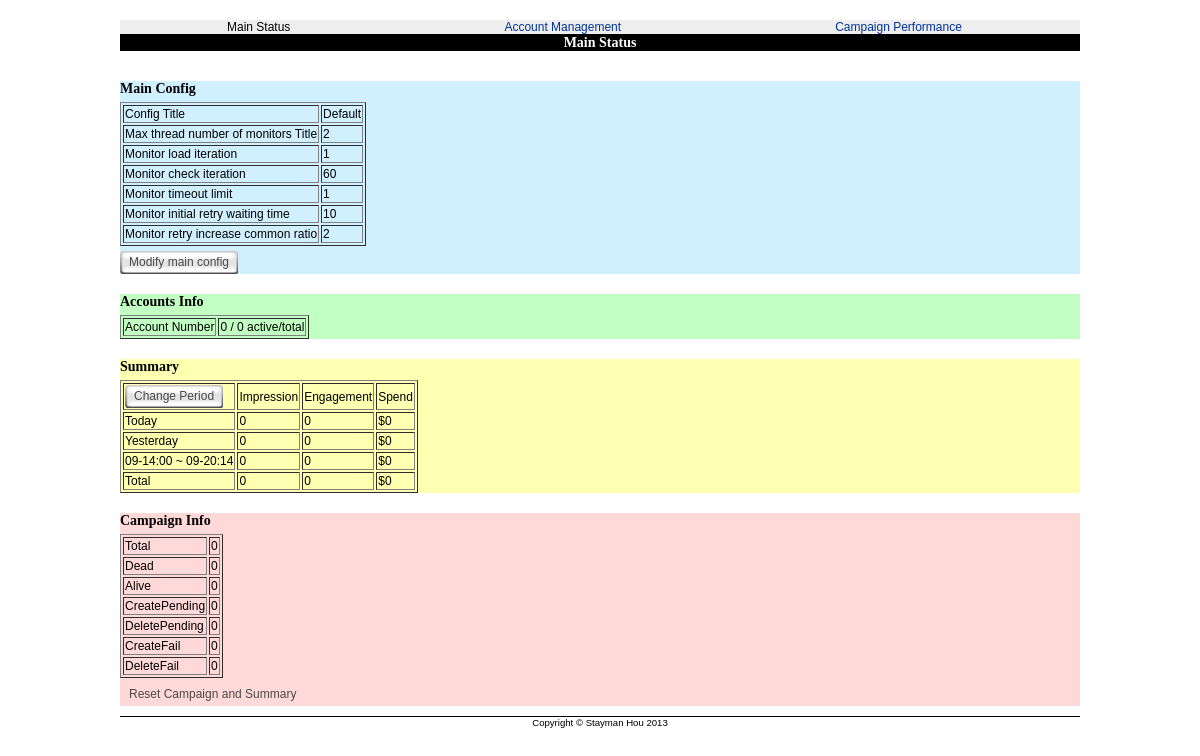
Screenshot of /TwitterAdPhpAdmin/public_files/mainstatus.php with the database file from the repository.
### tables this page shows
CREATE TABLE MAINCONF (
	PK INT NOT NULL AUTO_INCREMENT PRIMARY KEY,
        CONF_TITLE VARCHAR(20) NOT NULL,
        MAX_MONITOR_THREAD INT(3) NOT NULL,
        MON_LOAD_ITERATION INT(3) NOT NULL,
        MON_CHECK_ITERATION INT(4) NOT NULL,
        MON_TIMEOUT_LIMIT INT(2) NOT NULL,
        MON_INIT_RETRY_WAITING_TIME INT(3) NOT NULL,
        MON_INIT_RETRY_COMMON_RATIO INT(2) NOT NULL
);

### TwitterAdPhpAdmin/public_files/mainstatus.php (called while the page is built, shortened)
<?php
include '../model/MainConf.php';
include '../model/Account.php';
include '../model/Summary.php';
$GLOBALS['TEMPLATE']['Content']['MainConf'] = MainConf::get();
$GLOBALS['TEMPLATE']['Content']['ActAccNum'] = Account::getactivenum();
include '../view/template-page.php';
?>

### TwitterAdPhpAdmin/model/MainConf.php (called while the page is built, shortened)
<?php
class MainConf
{
    private $PK;
    private $fields;
    public function __construct()
    {
        $this->PK = null;
        $this->fields = array('CONF_TITLE' => '',
                              'MAX_MONITOR_THREAD' => 0,
                              'MON_LOAD_ITERATION' => 0,
                              'MON_CHECK_ITERATION' => 0,
                              'MON_TIMEOUT_LIMIT' => 0,
                              'MON_INIT_RETRY_WAITING_TIME' => 0,
                              'MON_INIT_RETRY_COMMON_RATIO' => 0);
    }
    public function __get($field)
    {
        if ($field == 'PK')
        {
            return $this->PK;
        }
        else
        {
            return $this->fields[$field];
        }
    }
    public function __set($field, $value)
    {
        if (array_key_exists($field, $this->fields))
        {
            $this->fields[$field] = $value;
        }
    }
    public static function get()
    {
        $mc = new MainConf();
        $query = 'SELECT `CONF_TITLE`, `MAX_MONITOR_THREAD`, `MON_LOAD_ITERATION`, `MON_CHECK_ITERATION`, `MON_TIMEOUT_LIMIT`, `MON_INIT_RETRY_WAITING_TIME`, `MON_INIT_RETRY_COMMON_RATIO` FROM `MAINCONF` WHERE `PK`=1';
        $result = mysql_query($query, $GLOBALS['DB']);
        if (mysql_num_rows($result))
        {
            $row = mysql_fetch_assoc($result);
            $mc->CONF_TITLE = $row['CONF_TITLE'];
            $mc->MAX_MONITOR_THREAD = $row['MAX_MONITOR_THREAD'];
            $mc->MON_LOAD_ITERATION = $row['MON_LOAD_ITERATION'];
            $mc->MON_CHECK_ITERATION = $row['MON_CHECK_ITERATION'];
            $mc->MON_TIMEOUT_LIMIT = $row['MON_TIMEOUT_LIMIT'];
            $mc->MON_INIT_RETRY_WAITING_TIME = $row['MON_INIT_RETRY_WAITING_TIME'];
            $mc->MON_INIT_RETRY_COMMON_RATIO = $row['MON_INIT_RETRY_COMMON_RATIO'];
            $mc->PK = 1;
        }
        return $mc;
    }
}
?>

### TwitterAdPhpAdmin/model/Account.php (called while the page is built, shortened)
<?php
class Account
{
    public static function getactivenum()
    {
        $num = 0;
        $query = "SELECT COUNT(*) AS COUNT FROM `Accounts` WHERE `ACTIVE` = TRUE AND `DELETED` = FALSE";
        $result = mysql_query($query, $GLOBALS['DB']);
        if (mysql_num_rows($result))
        {
            $row = mysql_fetch_assoc($result);
            $num = $row['COUNT'];
        }
        return $num;
    }
}
?>

### TwitterAdPhpAdmin/model/Summary.php (called while the page is built, shortened)
<?php
class Summary
{
    private $fields;
    public function __construct()
    {
        $this->fields = array('FI_ID' => null,
                              'start' => null,
                              'end' => null,
                              'imp' => 0,
                              'eng' => 0,
                              'spd' => 0);
    }
    public function __get($field)
    {
        return $this->fields[$field];
    }
    public function __set($field, $value)
    {
        if (array_key_exists($field, $this->fields))
        {
            $this->fields[$field] = $value;
        }
    }
    public static function gettotal($start=null,$end=null,$fi_id=null)
    {
        $sm = new Summary();
        if ($fi_id==null) {
            $imp_end = 0;
            $eng_end = 0;
            $spd_end = 0;
            if ($start==null) {
                $imp_start = 0;
                $eng_start = 0;
                $spd_start = 0;
            } else {
                $imp_start = 0;
                $eng_start = 0;
                $spd_start = 0;
            }
        }
        $sm->FI_ID = $fi_id;
        $sm->start = $start;
        $sm->end = $end;
        $sm->imp = $imp_end - $imp_start;
        $sm->eng = $eng_end - $eng_start;
        $sm->spd = $spd_end - $spd_start;
        return $sm;
    }
}
?>

### TwitterAdPhpAdmin/view/template-msts.php (the view)
<div id="MS_MainConf">
 <h2>Main Config</h2>
 <table border=1>
  <tr>
   <td title="The title of the configuration. There's no meaning so far.">Config Title</td>
   <td><?php echo $GLOBALS['TEMPLATE']['Content']['MainConf']->CONF_TITLE;?></td>
  </tr>
  <tr>
   <td title="If you set a larger value, the program will be more fast, but it will also comsume more system resources. Vice versa.">Max thread number of monitors Title</td>
   <td><?php echo $GLOBALS['TEMPLATE']['Content']['MainConf']->MAX_MONITOR_THREAD;?></td>
  </tr>
  <tr>
   <td title="The minimum iteration between each request to the Twitter server.">Monitor load iteration</td>
   <td><?php echo $GLOBALS['TEMPLATE']['Content']['MainConf']->MON_LOAD_ITERATION;?></td>
  </tr>
  <tr>
   <td>Monitor check iteration</td>
   <td><?php echo $GLOBALS['TEMPLATE']['Content']['MainConf']->MON_CHECK_ITERATION;?></td>
  </tr>
  <tr>
   <td>Monitor timeout limit</td>
   <td><?php echo $GLOBALS['TEMPLATE']['Content']['MainConf']->MON_TIMEOUT_LIMIT;?></td>
  </tr>
  <tr>
   <td>Monitor initial retry waiting time</td>
   <td><?php echo $GLOBALS['TEMPLATE']['Content']['MainConf']->MON_INIT_RETRY_WAITING_TIME;?></td>
  </tr>
  <tr>
   <td>Monitor retry increase common ratio</td>
   <td><?php echo $GLOBALS['TEMPLATE']['Content']['MainConf']->MON_INIT_RETRY_COMMON_RATIO;?></td>
  </tr>
 </table>
 <div class="abuttonwrapper"><a class="abutton" href="MainConf.php?method=get"><span>Modify main config</span></a></div>
</div>
<div id="MS_AccInfo">
 <h2>Accounts Info</h2>
 <table border=1>
  <tr>
   <td>Account Number</td>
   <td><?php echo $GLOBALS['TEMPLATE']['Content']['ActAccNum'] . ' / ' . $GLOBALS['TEMPLATE']['Content']['TotAccNum'] . ' active/total'?></td>
  </tr>
 </table>
</div>
<div id="MS_Sum">
 <h2>Summary</h2>
 <table border=1>
  <tr>
   <td><div class="abuttonwrapper"><a class="abutton" href="#"><span>Change Period</span></a></div></td>
   <td>Impression</td><td>Engagement</td><td>Spend</td>
  </tr>
  <tr>
   <td>Today</td>
   <td><?php echo $GLOBALS['TEMPLATE']['Content']['SumToday']->imp;?></td>
   <td><?php echo $GLOBALS['TEMPLATE']['Content']['SumToday']->eng;?></td>
   <td>$<?php echo $GLOBALS['TEMPLATE']['Content']['SumToday']->spd;?></td>
  </tr>
  <tr>
   <td>Yesterday</td>
   <td><?php echo $GLOBALS['TEMPLATE']['Content']['SumYester']->imp;?></td>
   <td><?php echo $GLOBALS['TEMPLATE']['Content']['SumYester']->eng;?></td>
   <td>$<?php echo $GLOBALS['TEMPLATE']['Content']['SumYester']->spd;?></td>
  </tr>
  <tr>
   <td><?php echo $GLOBALS['TEMPLATE']['Content']['SumPeriodStart'] . ' ~ ' . $GLOBALS['TEMPLATE']['Content']['SumPeriodEnd'];?></td>
   <td><?php echo $GLOBALS['TEMPLATE']['Content']['SumPeriod']->imp;?></td>
   <td><?php echo $GLOBALS['TEMPLATE']['Content']['SumPeriod']->eng;?></td>
   <td>$<?php echo $GLOBALS['TEMPLATE']['Content']['SumPeriod']->spd;?></td>
  </tr>
  <tr>
   <td>Total</td>
   <td><?php echo $GLOBALS['TEMPLATE']['Content']['SumTotal']->imp;?></td>
   <td><?php echo $GLOBALS['TEMPLATE']['Content']['SumTotal']->eng;?></td>
   <td>$<?php echo $GLOBALS['TEMPLATE']['Content']['SumTotal']->spd;?></td>
  </tr>
 </table>
</div>
<div id="MS_Cmp">
 <h2>Campaign Info</h2>
 <table border=1>
  <tr>
   <td>Total</td>
   <td><?php echo $GLOBALS['TEMPLATE']['Content']['CampaignsTotal'];?></td>
  </tr>
<?php
foreach ($GLOBALS['TEMPLATE']['Content']['Campaigns'] as $key => $value) {
    echo '<tr><td>' . $key . '</td><td>' . $value . '</td></tr>';
}
?>
 </table>
 <div class="abuttonwrapper"><a class="abutton" href="Reset.php?method=normal" style="background: transparent url('media/square-orange-left.gif') no-repeat top left" onclick="return myconfirm('Are you sure you want to reset the campaign database and the summary database?\nThe data to be deleted will be backuped into the mysql folder.');"><span style="background: transparent url('media/square-orange-right.gif') no-repeat top right">Reset Campaign and Summary</span></a></div>
</div>

### TwitterAdPhpAdmin/view/template-page.php (shortened to what this page needs)
<!DOCTYPE html PUBLIC "-//W3C//DTD XHTML 1.0 Strict//EN"
 "http://www.w3.org/TR/xhtml1/DTD/xhtml1-strict.dtd">
<html xmlns="http://www.w3.org/1999/xhtml" xml:lang="en" lang="en">
 <head>
  <link rel="stylesheet" type="text/css" href="css/styles.css"/>
 </head>
 <body>
  <div id="wrapper">
   <div id="header">
    <div id="navigation">
<?php include '../view/template-nav.php'; ?>
    </div>
    <div id="title">
<?php
if (!empty($GLOBALS['TEMPLATE']['title']))
{
    echo '<h1>' . $GLOBALS['TEMPLATE']['title'] . '</h1>';
}
?>
    </div>
   </div>
   <div id="content">
<?php
if (isset($GLOBALS['TEMPLATE']['ContentViewFile'])&&!empty($GLOBALS['TEMPLATE']['ContentViewFile']))
{
    include '../view/' . $GLOBALS['TEMPLATE']['ContentViewFile'];
}
?>
   </div>
   <div id="footer">Copyright &copy; Stayman Hou <?php echo date('Y'); ?></div>
  </div>
 </body>
</html>

### TwitterAdPhpAdmin/view/template-nav.php
<div class="<?php if ($GLOBALS['TEMPLATE']['curnav']=='MainStatus') {echo 'cur';} ?>navitem"><a href="mainstatus.php">Main Status</a></div>
<div class="<?php if ($GLOBALS['TEMPLATE']['curnav']=='AccMng') {echo 'cur';} ?>navitem"><a href="accmng.php">Account Management</a></div>
<div class="<?php if ($GLOBALS['TEMPLATE']['curnav']=='CmpPfm') {echo 'cur';} ?>navitem"><a href="cmppfm.php">Campaign Performance</a></div>

### TwitterAdPhpAdmin/public_files/css/styles.css (style rules this page uses)
body { margin:0; padding:0; font-family:Arial, Helvetica, sans-serif; font-size:12px; }
a { color:#000; text-decoration:none; cursor:pointer; }
h1, h2, h3, h4, h5, h6 { margin:0; padding:0; font-size:14px; font-family:"Lucida Grande"; }
body { font-family: Arial, Sans, sans-serif; text-align: center; }
a { color: #039; }
table { margin: 5px 0; }
#header, #content, #footer { margin-left: auto; margin-right: auto; text-align: left; width: 960px; }
#content { border-bottom: 1px solid #000; padding-bottom: 10px; padding-top: 10px; }
#footer { font-size: 80%; text-align: center; }
#wrapper { width: 960px; margin-left: auto; margin-right: auto; padding-top: 20px; }
#navigation { overflow: auto; border-bottom: 1px solid #000; background-color:#EEEEEE; }
#navigation div { float: left; margin: 0 107px; }
#MS_MainConf { background-color:#D1F0FF; }
#MS_AccInfo { background-color:#C2FFC2; }
#MS_Sum { background-color:#FFFFB2; }
#MS_Cmp { background-color:#FFD8D8; }
div.curnavitem a, div.curnavitem a:visited, div.curnavitem a:hover, div.curnavitem a:active { color: inherit; }
#title { background-color:#000000; }
#title h1 { text-align: center; color: white; }
#content { overflow: auto; }
#content h2 { margin-top: 20px; margin-bottom: 5px; }
a.abutton { background: transparent url('../media/square-gray-left.gif') no-repeat top left; display: block; float: left; font: normal 12px Arial; line-height: 15px; height: 23px; padding-left: 9px; text-decoration: none; }
a:link.abutton, a:visited.abutton, a:active.abutton { color: #494949; }
a.abutton span { background: transparent url('../media/square-gray-right.gif') no-repeat top right; display: block; padding: 4px 9px 4px 0; }
.abuttonwrapper { overflow: hidden; width: 100%; }

### rows the page displays
mainconf: CONF_TITLE "Default", MAX_MONITOR_THREAD "2", MON_LOAD_ITERATION "1", MON_CHECK_ITERATION "60", MON_TIMEOUT_LIMIT "1", MON_INIT_RETRY_WAITING_TIME "10", MON_INIT_RETRY_COMMON_RATIO "2"

### other values shown
$GLOBALS['TEMPLATE']['title'] "Main Status"
$GLOBALS['TEMPLATE']['Content']['ActAccNum'] "0"
$GLOBALS['TEMPLATE']['Content']['TotAccNum'] "0"
$GLOBALS['TEMPLATE']['Content']['SumToday']->imp "0"
$GLOBALS['TEMPLATE']['Content']['SumToday']->eng "0"
$GLOBALS['TEMPLATE']['Content']['SumToday']->spd "0"
$GLOBALS['TEMPLATE']['Content']['SumYester']->imp "0"
$GLOBALS['TEMPLATE']['Content']['SumYester']->eng "0"
$GLOBALS['TEMPLATE']['Content']['SumYester']->spd "0"
$GLOBALS['TEMPLATE']['Content']['SumPeriodStart'] "09-14:00"
$GLOBALS['TEMPLATE']['Content']['SumPeriodEnd'] "09-20:14"
$GLOBALS['TEMPLATE']['Content']['SumPeriod']->imp "0"
$GLOBALS['TEMPLATE']['Content']['SumPeriod']->eng "0"
$GLOBALS['TEMPLATE']['Content']['SumPeriod']->spd "0"
$GLOBALS['TEMPLATE']['Content']['SumTotal']->imp "0"
